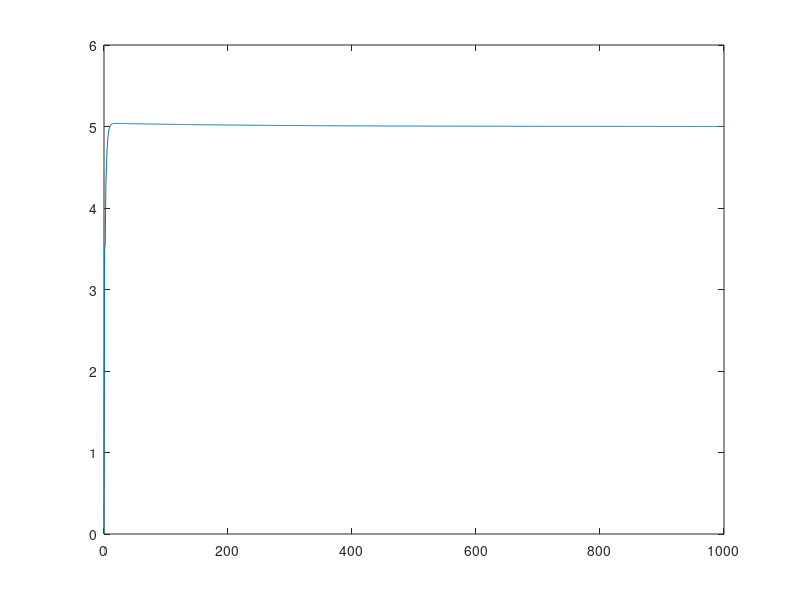

Recreate this plot in MATLAB.
clear 
clc
% -------------------------- 以放水漏水为例 -------------------------------- 
h0=0;
H=5;
error=H-h0;
sumError=0;
error0=0;
dt=0.1;
T=1000;
t=linspace(0,T-1,T);
h=zeros(1,length(t));
Kp=0.5;
Ki=0.02;
Kd=0.02;
hleak=0.1;
for i = 2:length(h)
%     tt=t(i);
    sumError=sumError+error;
    error=H-h(i-1);
    derror=error-error0;
    h(i)=h(i-1)+Kp*error-hleak*dt+Ki*sumError*dt+Kd*derror/dt;
    error0=error;
end
figure
plot(t,h)
%%%%%%%%%%%%%%%%%%%%%%%%%%%%%%%%%%%%%%%%%%
%       只需要PI即可使之收敛于目标值       %
%%%%%%%%%%%%%%%%%%%%%%%%%%%%%%%%%%%%%%%%%%
